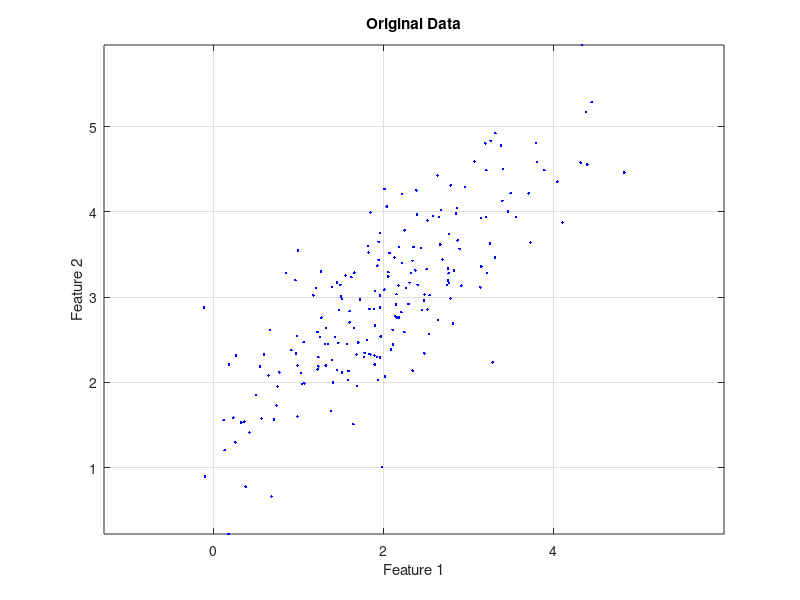
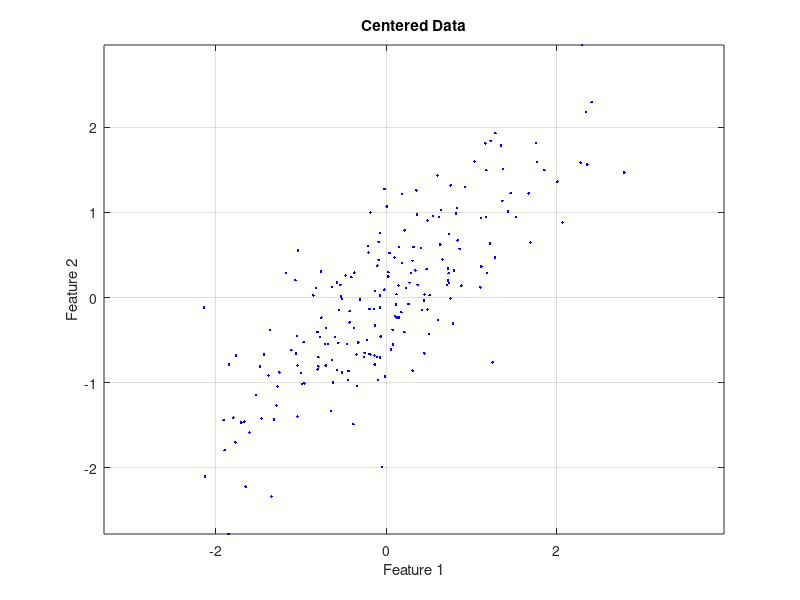
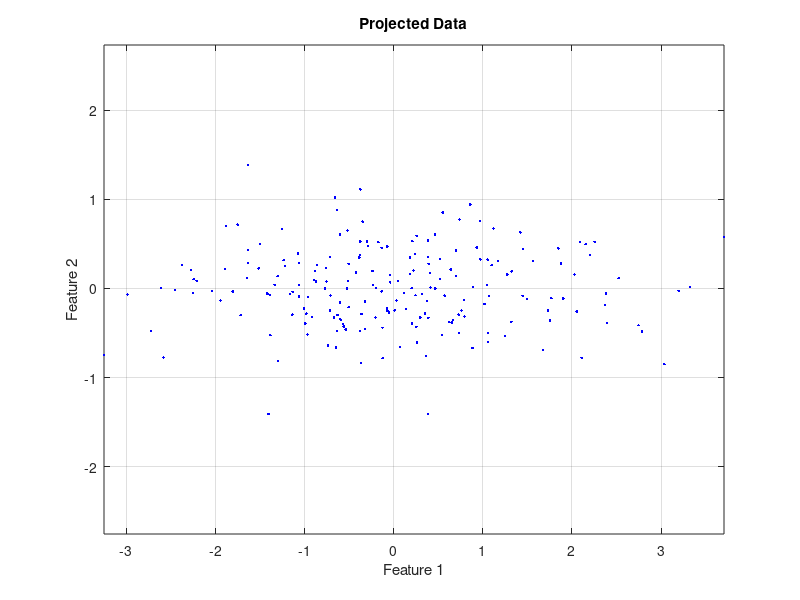
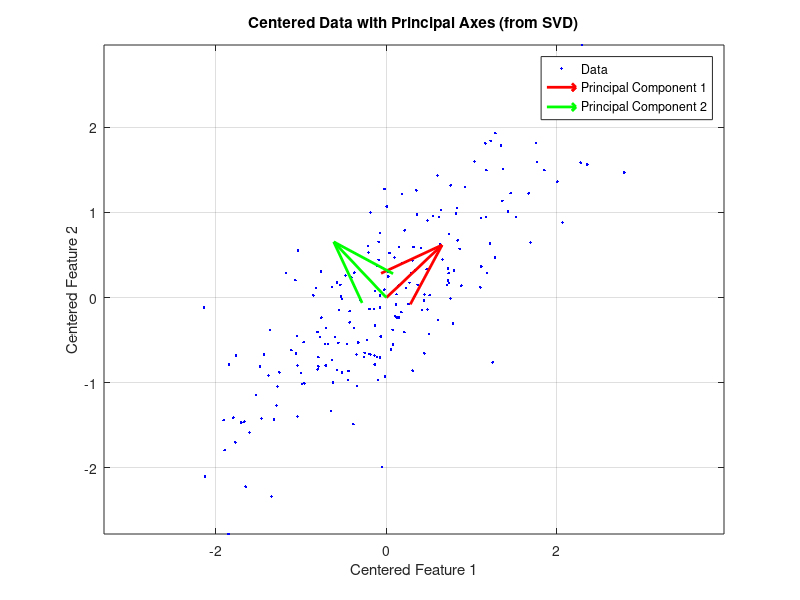

Write the MATLAB code that produced these figures, in order.
clear;clc
%% 1. Generate and Visualize Sample Data
rng('default'); % for reproducibility
data = mvnrnd([2 3], [1 0.8; 0.8 1], 200); % Multivariate normal random numbers

figure(1);
plot(data(:,1), data(:,2), 'b.');
title('Original Data');
xlabel('Feature 1');
ylabel('Feature 2');
axis equal;
grid on;

%% 2. Center the Data
meanData = mean(data);
centeredData = data - meanData;
figure(2);
plot(centeredData(:,1), centeredData(:,2), 'b.');
title('Centered Data');
xlabel('Feature 1');
ylabel('Feature 2');
axis equal;
grid on;

%% 3. Perform SVD
% Apply SVD to the centered data matrix.
% [U, S, V] = svd(X) produces X = U*S*V'
% The columns of V are the principal component directions (eigenvectors).
[U, S, V] = svd(centeredData, 'econ'); 

% The principal axes are the columns of V
principalAxes = V;

%% 4. Project the Data onto the Principal Components
% The projected data (scores) can be calculated directly.
% Scores are the representation of the data in the new PCA space.
scores = centeredData*V;
figure(3);
plot(scores(:,1), scores(:,2), 'b.');
title('Projected Data');
xlabel('Feature 1');
ylabel('Feature 2');
axis equal;
grid on;

%% 5. Visualize the Principal Axes
figure(4);
plot(centeredData(:,1), centeredData(:,2), 'b.');
hold on;
quiver(0, 0, principalAxes(1,1), principalAxes(2,1), 'r', 'LineWidth', 2, 'MaxHeadSize', 0.5);
quiver(0, 0, principalAxes(1,2), principalAxes(2,2), 'g', 'LineWidth', 2, 'MaxHeadSize', 0.5);
title('Centered Data with Principal Axes (from SVD)');
xlabel('Centered Feature 1');
ylabel('Centered Feature 2');
legend({'Data', 'Principal Component 1', 'Principal Component 2'});
axis equal;
grid on;
hold off;